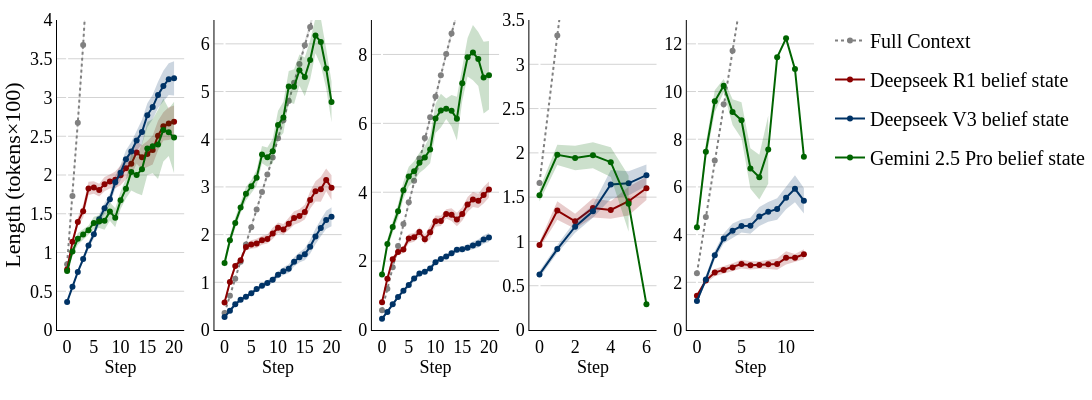

Here is the notebook cell this chart was saved with:
### Code cell
fig = plot_belief_length(df_belief, tokens=True)
fig.show()
fig.write_image("figures/frontier_belief_tokens_right_legend.pdf", width=1000, height=300)

### Figure 1 — Plotly figure (JSON) as saved in the notebook; plotly's stock layout.template omitted (floating-point values rounded to 4 significant figures)
{"data": [{"hoverinfo": "skip", "legendgroup": "history", "line": {"width": 0}, "mode": "lines", "showlegend": false, "type": "scatter", "x": [0, 1, 2, 3, 4, 5, 6, 7, 8, 9, 10, 11, 12, 13, 14, 15, 16, 17, 18, 19, 20], "xaxis": "x", "y": [0.8314, 1.7, 2.632, 3.623, 4.697, 5.732, 6.769, 7.786, 8.951, 10.0, 11.18, 12.26, 13.43, 14.56, 15.81, 16.98, 18.1, 19.41, 20.51, 21.72, 22.96], "yaxis": "y"}, {"fill": "tonexty", "fillcolor": "rgba(100,100,100,0.2)", "hoverinfo": "skip", "legendgroup": "history", "line": {"width": 0}, "mode": "lines", "showlegend": false, "type": "scatter", "x": [0, 1, 2, 3, 4, 5, 6, 7, 8, 9, 10, 11, 12, 13, 14, 15, 16, 17, 18, 19, 20], "xaxis": "x", "y": [0.8683, 1.76, 2.718, 3.734, 4.837, 5.905, 6.964, 8.009, 9.193, 10.27, 11.48, 12.6, 13.82, 14.97, 16.26, 17.46, 18.62, 19.99, 21.12, 22.36, 23.64], "yaxis": "y"}, {"legendgroup": "history", "line": {"color": "gray", "dash": "dot", "width": 2}, "marker": {"color": "gray"}, "mode": "lines+markers", "name": "Full Context", "showlegend": true, "type": "scatter", "x": [0, 1, 2, 3, 4, 5, 6, 7, 8, 9, 10, 11, 12, 13, 14, 15, 16, 17, 18, 19, 20], "xaxis": "x", "y": [0.8498, 1.73, 2.675, 3.679, 4.767, 5.818, 6.867, 7.898, 9.072, 10.14, 11.33, 12.43, 13.62, 14.76, 16.03, 17.22, 18.36, 19.7, 20.81, 22.04, 23.3], "yaxis": "y"}, {"hoverinfo": "skip", "legendgroup": "Deepseek R1 (ABBEL)", "line": {"width": 0}, "mode": "lines", "showlegend": false, "type": "scatter", "x": [0, 1, 2, 3, 4, 5, 6, 7, 8, 9, 10, 11, 12, 13, 14, 15, 16, 17, 18, 19, 20], "xaxis": "x", "y": [0.7462, 1.098, 1.336, 1.45, 1.741, 1.759, 1.724, 1.791, 1.827, 1.829, 1.869, 1.944, 1.997, 2.145, 2.072, 2.1, 2.135, 2.316, 2.445, 2.453, 2.475], "yaxis": "y"}, {"fill": "tonexty", "fillcolor": "rgba(139, 0, 0, 0.2)", "hoverinfo": "skip", "legendgroup": "Deepseek R1 (ABBEL)", "line": {"width": 0}, "mode": "lines", "showlegend": false, "type": "scatter", "x": [0, 1, 2, 3, 4, 5, 6, 7, 8, 9, 10, 11, 12, 13, 14, 15, 16, 17, 18, 19, 20], "xaxis": "x", "y": [0.8133, 1.176, 1.453, 1.616, 1.912, 1.919, 1.889, 1.973, 2.006, 2.046, 2.124, 2.229, 2.292, 2.439, 2.385, 2.44, 2.508, 2.699, 2.81, 2.875, 2.896], "yaxis": "y"}, {"legendgroup": "Deepseek R1 (ABBEL)", "line": {"color": "#8B0000", "width": 2}, "mode": "lines+markers", "name": "Deepseek R1 belief state", "showlegend": true, "type": "scatter", "x": [0, 1, 2, 3, 4, 5, 6, 7, 8, 9, 10, 11, 12, 13, 14, 15, 16, 17, 18, 19, 20], "xaxis": "x", "y": [0.7798, 1.137, 1.395, 1.533, 1.826, 1.839, 1.806, 1.882, 1.917, 1.937, 1.996, 2.087, 2.144, 2.292, 2.228, 2.27, 2.322, 2.507, 2.627, 2.664, 2.686], "yaxis": "y"}, {"hoverinfo": "skip", "legendgroup": "Deepseek V3 (ABBEL)", "line": {"width": 0}, "mode": "lines", "showlegend": false, "type": "scatter", "x": [0, 1, 2, 3, 4, 5, 6, 7, 8, 9, 10, 11, 12, 13, 14, 15, 16, 17, 18, 19, 20], "xaxis": "x", "y": [0.3449, 0.5364, 0.72, 0.8757, 1.046, 1.181, 1.366, 1.501, 1.612, 1.822, 1.927, 2.089, 2.183, 2.314, 2.395, 2.617, 2.719, 2.863, 2.95, 3.031, 3.026], "yaxis": "y"}, {"fill": "tonexty", "fillcolor": "rgba(0, 51, 102, 0.2)", "hoverinfo": "skip", "legendgroup": "Deepseek V3 (ABBEL)", "line": {"width": 0}, "mode": "lines", "showlegend": false, "type": "scatter", "x": [0, 1, 2, 3, 4, 5, 6, 7, 8, 9, 10, 11, 12, 13, 14, 15, 16, 17, 18, 19, 20], "xaxis": "x", "y": [0.3796, 0.5811, 0.78, 0.9543, 1.136, 1.288, 1.494, 1.64, 1.76, 1.989, 2.133, 2.318, 2.425, 2.575, 2.712, 2.925, 3.034, 3.203, 3.344, 3.441, 3.468], "yaxis": "y"}, {"legendgroup": "Deepseek V3 (ABBEL)", "line": {"color": "#003366", "width": 2}, "mode": "lines+markers", "name": "Deepseek V3 belief state", "showlegend": true, "type": "scatter", "x": [0, 1, 2, 3, 4, 5, 6, 7, 8, 9, 10, 11, 12, 13, 14, 15, 16, 17, 18, 19, 20], "xaxis": "x", "y": [0.3623, 0.5588, 0.75, 0.915, 1.091, 1.235, 1.43, 1.57, 1.686, 1.905, 2.03, 2.203, 2.304, 2.444, 2.553, 2.771, 2.877, 3.033, 3.147, 3.236, 3.247], "yaxis": "y"}, {"hoverinfo": "skip", "legendgroup": "Gemini 2.5 Pro (ABBEL)", "line": {"width": 0}, "mode": "lines", "showlegend": false, "type": "scatter", "x": [0, 1, 2, 3, 4, 5, 6, 7, 8, 9, 10, 11, 12, 13, 14, 15, 16, 17, 18, 19, 20], "xaxis": "x", "y": [0.7168, 0.9519, 1.101, 1.162, 1.229, 1.301, 1.317, 1.293, 1.411, 1.324, 1.56, 1.696, 1.799, 1.763, 1.739, 1.999, 2.023, 1.947, 2.175, 2.246, 2.024], "yaxis": "y"}, {"fill": "tonexty", "fillcolor": "rgba(0, 100, 0, 0.2)", "hoverinfo": "skip", "legendgroup": "Gemini 2.5 Pro (ABBEL)", "line": {"width": 0}, "mode": "lines", "showlegend": false, "type": "scatter", "x": [0, 1, 2, 3, 4, 5, 6, 7, 8, 9, 10, 11, 12, 13, 14, 15, 16, 17, 18, 19, 20], "xaxis": "x", "y": [0.8027, 1.072, 1.252, 1.303, 1.348, 1.46, 1.482, 1.525, 1.649, 1.571, 1.786, 1.95, 2.279, 2.235, 2.411, 2.684, 2.722, 2.843, 2.988, 2.856, 2.945], "yaxis": "y"}, {"legendgroup": "Gemini 2.5 Pro (ABBEL)", "line": {"color": "#006400", "width": 2}, "mode": "lines+markers", "name": "Gemini 2.5 Pro belief state", "showlegend": true, "type": "scatter", "x": [0, 1, 2, 3, 4, 5, 6, 7, 8, 9, 10, 11, 12, 13, 14, 15, 16, 17, 18, 19, 20], "xaxis": "x", "y": [0.7598, 1.012, 1.177, 1.233, 1.289, 1.38, 1.4, 1.409, 1.53, 1.448, 1.673, 1.823, 2.039, 1.999, 2.075, 2.341, 2.372, 2.395, 2.581, 2.551, 2.484], "yaxis": "y"}, {"hoverinfo": "skip", "legendgroup": "history", "line": {"width": 0}, "mode": "lines", "showlegend": false, "type": "scatter", "x": [0, 1, 2, 3, 4, 5, 6, 7, 8, 9, 10, 11, 12, 13, 14, 15, 16, 17, 18, 19, 20], "xaxis": "x2", "y": [0.3513, 0.7085, 1.063, 1.419, 1.775, 2.133, 2.5, 2.866, 3.229, 3.582, 3.978, 4.355, 4.752, 5.132, 5.517, 5.905, 6.278, 6.684, 7.053, 7.448, 7.871], "yaxis": "y2"}, {"fill": "tonexty", "fillcolor": "rgba(100,100,100,0.2)", "hoverinfo": "skip", "legendgroup": "history", "line": {"width": 0}, "mode": "lines", "showlegend": false, "type": "scatter", "x": [0, 1, 2, 3, 4, 5, 6, 7, 8, 9, 10, 11, 12, 13, 14, 15, 16, 17, 18, 19, 20], "xaxis": "x2", "y": [0.3604, 0.7267, 1.087, 1.448, 1.812, 2.177, 2.551, 2.923, 3.293, 3.654, 4.059, 4.443, 4.848, 5.242, 5.639, 6.037, 6.431, 6.863, 7.252, 7.663, 8.096], "yaxis": "y2"}, {"legendgroup": "history", "line": {"color": "gray", "dash": "dot", "width": 2}, "marker": {"color": "gray"}, "mode": "lines+markers", "name": "Full Context", "showlegend": false, "type": "scatter", "x": [0, 1, 2, 3, 4, 5, 6, 7, 8, 9, 10, 11, 12, 13, 14, 15, 16, 17, 18, 19, 20], "xaxis": "x2", "y": [0.3558, 0.7176, 1.075, 1.434, 1.793, 2.155, 2.526, 2.895, 3.261, 3.618, 4.018, 4.399, 4.8, 5.187, 5.578, 5.971, 6.354, 6.774, 7.152, 7.556, 7.983], "yaxis": "y2"}, {"hoverinfo": "skip", "legendgroup": "Deepseek R1 (ABBEL)", "line": {"width": 0}, "mode": "lines", "showlegend": false, "type": "scatter", "x": [0, 1, 2, 3, 4, 5, 6, 7, 8, 9, 10, 11, 12, 13, 14, 15, 16, 17, 18, 19, 20], "xaxis": "x2", "y": [0.5463, 0.9535, 1.282, 1.41, 1.665, 1.706, 1.718, 1.789, 1.815, 1.907, 2.034, 1.995, 2.097, 2.204, 2.251, 2.318, 2.543, 2.696, 2.69, 2.908, 2.724], "yaxis": "y2"}, {"fill": "tonexty", "fillcolor": "rgba(139, 0, 0, 0.2)", "hoverinfo": "skip", "legendgroup": "Deepseek R1 (ABBEL)", "line": {"width": 0}, "mode": "lines", "showlegend": false, "type": "scatter", "x": [0, 1, 2, 3, 4, 5, 6, 7, 8, 9, 10, 11, 12, 13, 14, 15, 16, 17, 18, 19, 20], "xaxis": "x2", "y": [0.6052, 1.056, 1.405, 1.511, 1.815, 1.881, 1.913, 1.974, 2.002, 2.142, 2.256, 2.223, 2.354, 2.488, 2.532, 2.626, 2.912, 3.121, 3.213, 3.385, 3.243], "yaxis": "y2"}, {"legendgroup": "Deepseek R1 (ABBEL)", "line": {"color": "#8B0000", "width": 2}, "mode": "lines+markers", "name": "Deepseek R1 belief state", "showlegend": false, "type": "scatter", "x": [0, 1, 2, 3, 4, 5, 6, 7, 8, 9, 10, 11, 12, 13, 14, 15, 16, 17, 18, 19, 20], "xaxis": "x2", "y": [0.5757, 1.005, 1.344, 1.461, 1.74, 1.793, 1.815, 1.882, 1.908, 2.024, 2.145, 2.109, 2.226, 2.346, 2.391, 2.472, 2.727, 2.909, 2.951, 3.147, 2.984], "yaxis": "y2"}, {"hoverinfo": "skip", "legendgroup": "Deepseek V3 (ABBEL)", "line": {"width": 0}, "mode": "lines", "showlegend": false, "type": "scatter", "x": [0, 1, 2, 3, 4, 5, 6, 7, 8, 9, 10, 11, 12, 13, 14, 15, 16, 17, 18, 19, 20], "xaxis": "x2", "y": [0.2401, 0.3651, 0.4993, 0.59, 0.6583, 0.7281, 0.8151, 0.8816, 0.9294, 0.9919, 1.092, 1.154, 1.194, 1.333, 1.414, 1.464, 1.599, 1.799, 1.964, 2.116, 2.175], "yaxis": "y2"}, {"fill": "tonexty", "fillcolor": "rgba(0, 51, 102, 0.2)", "hoverinfo": "skip", "legendgroup": "Deepseek V3 (ABBEL)", "line": {"width": 0}, "mode": "lines", "showlegend": false, "type": "scatter", "x": [0, 1, 2, 3, 4, 5, 6, 7, 8, 9, 10, 11, 12, 13, 14, 15, 16, 17, 18, 19, 20], "xaxis": "x2", "y": [0.3024, 0.4404, 0.5807, 0.6735, 0.735, 0.8098, 0.8996, 0.9695, 1.039, 1.119, 1.228, 1.314, 1.377, 1.526, 1.632, 1.715, 1.892, 2.122, 2.316, 2.5, 2.576], "yaxis": "y2"}, {"legendgroup": "Deepseek V3 (ABBEL)", "line": {"color": "#003366", "width": 2}, "mode": "lines+markers", "name": "Deepseek V3 belief state", "showlegend": false, "type": "scatter", "x": [0, 1, 2, 3, 4, 5, 6, 7, 8, 9, 10, 11, 12, 13, 14, 15, 16, 17, 18, 19, 20], "xaxis": "x2", "y": [0.2712, 0.4027, 0.54, 0.6318, 0.6967, 0.7689, 0.8574, 0.9256, 0.984, 1.055, 1.16, 1.234, 1.285, 1.429, 1.523, 1.59, 1.745, 1.961, 2.14, 2.308, 2.375], "yaxis": "y2"}, {"hoverinfo": "skip", "legendgroup": "Gemini 2.5 Pro (ABBEL)", "line": {"width": 0}, "mode": "lines", "showlegend": false, "type": "scatter", "x": [0, 1, 2, 3, 4, 5, 6, 7, 8, 9, 10, 11, 12, 13, 14, 15, 16, 17, 18, 19, 20], "xaxis": "x2", "y": [1.304, 1.771, 2.133, 2.448, 2.715, 2.883, 3.027, 3.496, 3.423, 3.49, 3.998, 4.128, 4.779, 4.741, 5.12, 4.901, 5.25, 5.804, 5.544, 5.065, 4.354], "yaxis": "y2"}, {"fill": "tonexty", "fillcolor": "rgba(0, 100, 0, 0.2)", "hoverinfo": "skip", "legendgroup": "Gemini 2.5 Pro (ABBEL)", "line": {"width": 0}, "mode": "lines", "showlegend": false, "type": "scatter", "x": [0, 1, 2, 3, 4, 5, 6, 7, 8, 9, 10, 11, 12, 13, 14, 15, 16, 17, 18, 19, 20], "xaxis": "x2", "y": [1.509, 1.994, 2.358, 2.692, 3.0, 3.147, 3.359, 3.86, 3.824, 4.011, 4.598, 4.786, 5.433, 5.465, 5.774, 5.711, 6.072, 6.546, 6.535, 5.896, 5.209], "yaxis": "y2"}, {"legendgroup": "Gemini 2.5 Pro (ABBEL)", "line": {"color": "#006400", "width": 2}, "mode": "lines+markers", "name": "Gemini 2.5 Pro belief state", "showlegend": false, "type": "scatter", "x": [0, 1, 2, 3, 4, 5, 6, 7, 8, 9, 10, 11, 12, 13, 14, 15, 16, 17, 18, 19, 20], "xaxis": "x2", "y": [1.406, 1.883, 2.245, 2.57, 2.857, 3.015, 3.193, 3.678, 3.623, 3.75, 4.298, 4.457, 5.106, 5.103, 5.447, 5.306, 5.661, 6.175, 6.039, 5.481, 4.781], "yaxis": "y2"}, {"hoverinfo": "skip", "legendgroup": "history", "line": {"width": 0}, "mode": "lines", "showlegend": false, "type": "scatter", "x": [0, 1, 2, 3, 4, 5, 6, 7, 8, 9, 10, 11, 12, 13, 14, 15, 16, 17, 18, 19, 20], "xaxis": "x3", "y": [0.5612, 1.176, 1.795, 2.413, 3.044, 3.669, 4.287, 4.922, 5.513, 6.106, 6.706, 7.315, 7.921, 8.511, 9.077, 9.723, 10.34, 10.95, 11.48, 11.93, 12.5], "yaxis": "y3"}, {"fill": "tonexty", "fillcolor": "rgba(100,100,100,0.2)", "hoverinfo": "skip", "legendgroup": "history", "line": {"width": 0}, "mode": "lines", "showlegend": false, "type": "scatter", "x": [0, 1, 2, 3, 4, 5, 6, 7, 8, 9, 10, 11, 12, 13, 14, 15, 16, 17, 18, 19, 20], "xaxis": "x3", "y": [0.5896, 1.217, 1.844, 2.471, 3.111, 3.751, 4.38, 5.03, 5.634, 6.24, 6.858, 7.477, 8.1, 8.704, 9.285, 9.963, 10.6, 11.24, 11.79, 12.22, 12.83], "yaxis": "y3"}, {"legendgroup": "history", "line": {"color": "gray", "dash": "dot", "width": 2}, "marker": {"color": "gray"}, "mode": "lines+markers", "name": "Full Context", "showlegend": false, "type": "scatter", "x": [0, 1, 2, 3, 4, 5, 6, 7, 8, 9, 10, 11, 12, 13, 14, 15, 16, 17, 18, 19, 20], "xaxis": "x3", "y": [0.5754, 1.197, 1.819, 2.442, 3.078, 3.71, 4.333, 4.976, 5.573, 6.173, 6.782, 7.396, 8.011, 8.607, 9.181, 9.843, 10.47, 11.09, 11.64, 12.08, 12.67], "yaxis": "y3"}, {"hoverinfo": "skip", "legendgroup": "Deepseek R1 (ABBEL)", "line": {"width": 0}, "mode": "lines", "showlegend": false, "type": "scatter", "x": [0, 1, 2, 3, 4, 5, 6, 7, 8, 9, 10, 11, 12, 13, 14, 15, 16, 17, 18, 19, 20], "xaxis": "x3", "y": [0.7745, 1.438, 1.98, 2.172, 2.239, 2.52, 2.566, 2.71, 2.496, 2.643, 2.994, 3.019, 3.238, 3.166, 3.01, 3.173, 3.424, 3.568, 3.54, 3.669, 3.85], "yaxis": "y3"}, {"fill": "tonexty", "fillcolor": "rgba(139, 0, 0, 0.2)", "hoverinfo": "skip", "legendgroup": "Deepseek R1 (ABBEL)", "line": {"width": 0}, "mode": "lines", "showlegend": false, "type": "scatter", "x": [0, 1, 2, 3, 4, 5, 6, 7, 8, 9, 10, 11, 12, 13, 14, 15, 16, 17, 18, 19, 20], "xaxis": "x3", "y": [0.8435, 1.545, 2.126, 2.363, 2.44, 2.786, 2.813, 2.984, 2.778, 3.028, 3.321, 3.317, 3.502, 3.532, 3.403, 3.562, 3.858, 4.007, 3.959, 4.162, 4.313], "yaxis": "y3"}, {"legendgroup": "Deepseek R1 (ABBEL)", "line": {"color": "#8B0000", "width": 2}, "mode": "lines+markers", "name": "Deepseek R1 belief state", "showlegend": false, "type": "scatter", "x": [0, 1, 2, 3, 4, 5, 6, 7, 8, 9, 10, 11, 12, 13, 14, 15, 16, 17, 18, 19, 20], "xaxis": "x3", "y": [0.809, 1.491, 2.053, 2.267, 2.339, 2.653, 2.689, 2.847, 2.637, 2.835, 3.158, 3.168, 3.37, 3.349, 3.207, 3.367, 3.641, 3.787, 3.75, 3.916, 4.081], "yaxis": "y3"}, {"hoverinfo": "skip", "legendgroup": "Deepseek V3 (ABBEL)", "line": {"width": 0}, "mode": "lines", "showlegend": false, "type": "scatter", "x": [0, 1, 2, 3, 4, 5, 6, 7, 8, 9, 10, 11, 12, 13, 14, 15, 16, 17, 18, 19, 20], "xaxis": "x3", "y": [0.2854, 0.4753, 0.6935, 0.9075, 1.079, 1.244, 1.423, 1.57, 1.636, 1.71, 1.898, 1.995, 2.063, 2.154, 2.253, 2.255, 2.291, 2.344, 2.394, 2.503, 2.555], "yaxis": "y3"}, {"fill": "tonexty", "fillcolor": "rgba(0, 51, 102, 0.2)", "hoverinfo": "skip", "legendgroup": "Deepseek V3 (ABBEL)", "line": {"width": 0}, "mode": "lines", "showlegend": false, "type": "scatter", "x": [0, 1, 2, 3, 4, 5, 6, 7, 8, 9, 10, 11, 12, 13, 14, 15, 16, 17, 18, 19, 20], "xaxis": "x3", "y": [0.3611, 0.5692, 0.795, 1.011, 1.199, 1.362, 1.561, 1.703, 1.75, 1.856, 2.043, 2.127, 2.201, 2.299, 2.413, 2.434, 2.484, 2.569, 2.626, 2.748, 2.818], "yaxis": "y3"}, {"legendgroup": "Deepseek V3 (ABBEL)", "line": {"color": "#003366", "width": 2}, "mode": "lines+markers", "name": "Deepseek V3 belief state", "showlegend": false, "type": "scatter", "x": [0, 1, 2, 3, 4, 5, 6, 7, 8, 9, 10, 11, 12, 13, 14, 15, 16, 17, 18, 19, 20], "xaxis": "x3", "y": [0.3232, 0.5222, 0.7442, 0.9592, 1.139, 1.303, 1.492, 1.637, 1.693, 1.783, 1.97, 2.061, 2.132, 2.227, 2.333, 2.344, 2.388, 2.457, 2.51, 2.626, 2.687], "yaxis": "y3"}, {"hoverinfo": "skip", "legendgroup": "Gemini 2.5 Pro (ABBEL)", "line": {"width": 0}, "mode": "lines", "showlegend": false, "type": "scatter", "x": [0, 1, 2, 3, 4, 5, 6, 7, 8, 9, 10, 11, 12, 13, 14, 15, 16, 17, 18, 19, 20], "xaxis": "x3", "y": [1.504, 2.363, 2.825, 3.244, 3.808, 4.171, 4.318, 4.559, 4.682, 4.838, 5.719, 5.878, 6.126, 5.906, 5.501, 6.645, 7.359, 7.252, 7.084, 6.289, 6.405], "yaxis": "y3"}, {"fill": "tonexty", "fillcolor": "rgba(0, 100, 0, 0.2)", "hoverinfo": "skip", "legendgroup": "Gemini 2.5 Pro (ABBEL)", "line": {"width": 0}, "mode": "lines", "showlegend": false, "type": "scatter", "x": [0, 1, 2, 3, 4, 5, 6, 7, 8, 9, 10, 11, 12, 13, 14, 15, 16, 17, 18, 19, 20], "xaxis": "x3", "y": [1.712, 2.63, 3.161, 3.652, 4.304, 4.739, 4.9, 5.147, 5.334, 5.645, 6.566, 6.861, 6.718, 6.821, 6.772, 7.69, 8.479, 8.856, 8.654, 8.367, 8.39], "yaxis": "y3"}, {"legendgroup": "Gemini 2.5 Pro (ABBEL)", "line": {"color": "#006400", "width": 2}, "mode": "lines+markers", "name": "Gemini 2.5 Pro belief state", "showlegend": false, "type": "scatter", "x": [0, 1, 2, 3, 4, 5, 6, 7, 8, 9, 10, 11, 12, 13, 14, 15, 16, 17, 18, 19, 20], "xaxis": "x3", "y": [1.608, 2.496, 2.993, 3.448, 4.056, 4.455, 4.609, 4.853, 5.008, 5.241, 6.143, 6.369, 6.422, 6.363, 6.137, 7.167, 7.919, 8.054, 7.869, 7.328, 7.397], "yaxis": "y3"}, {"hoverinfo": "skip", "legendgroup": "history", "line": {"width": 0}, "mode": "lines", "showlegend": false, "type": "scatter", "x": [0, 1, 2, 3, 4, 5, 6], "xaxis": "x4", "y": [1.657, 3.313, 4.865, 6.555, 8.185, 9.923, 11.7], "yaxis": "y4"}, {"fill": "tonexty", "fillcolor": "rgba(100,100,100,0.2)", "hoverinfo": "skip", "legendgroup": "history", "line": {"width": 0}, "mode": "lines", "showlegend": false, "type": "scatter", "x": [0, 1, 2, 3, 4, 5, 6], "xaxis": "x4", "y": [1.664, 3.335, 4.92, 6.62, 8.266, 10.01, 11.81], "yaxis": "y4"}, {"legendgroup": "history", "line": {"color": "gray", "dash": "dot", "width": 2}, "marker": {"color": "gray"}, "mode": "lines+markers", "name": "Full Context", "showlegend": false, "type": "scatter", "x": [0, 1, 2, 3, 4, 5, 6], "xaxis": "x4", "y": [1.66, 3.324, 4.892, 6.587, 8.226, 9.968, 11.76], "yaxis": "y4"}, {"hoverinfo": "skip", "legendgroup": "Deepseek R1 (ABBEL)", "line": {"width": 0}, "mode": "lines", "showlegend": false, "type": "scatter", "x": [0, 1, 2, 3, 4, 5, 6], "xaxis": "x4", "y": [0.9218, 1.245, 1.143, 1.269, 1.256, 1.292, 1.468], "yaxis": "y4"}, {"fill": "tonexty", "fillcolor": "rgba(139, 0, 0, 0.2)", "hoverinfo": "skip", "legendgroup": "Deepseek R1 (ABBEL)", "line": {"width": 0}, "mode": "lines", "showlegend": false, "type": "scatter", "x": [0, 1, 2, 3, 4, 5, 6], "xaxis": "x4", "y": [0.9977, 1.452, 1.311, 1.487, 1.454, 1.617, 1.732], "yaxis": "y4"}, {"legendgroup": "Deepseek R1 (ABBEL)", "line": {"color": "#8B0000", "width": 2}, "mode": "lines+markers", "name": "Deepseek R1 belief state", "showlegend": false, "type": "scatter", "x": [0, 1, 2, 3, 4, 5, 6], "xaxis": "x4", "y": [0.9597, 1.349, 1.227, 1.378, 1.355, 1.454, 1.6], "yaxis": "y4"}, {"hoverinfo": "skip", "legendgroup": "Deepseek V3 (ABBEL)", "line": {"width": 0}, "mode": "lines", "showlegend": false, "type": "scatter", "x": [0, 1, 2, 3, 4, 5, 6], "xaxis": "x4", "y": [0.589, 0.8683, 1.098, 1.268, 1.479, 1.518, 1.628], "yaxis": "y4"}, {"fill": "tonexty", "fillcolor": "rgba(0, 51, 102, 0.2)", "hoverinfo": "skip", "legendgroup": "Deepseek V3 (ABBEL)", "line": {"width": 0}, "mode": "lines", "showlegend": false, "type": "scatter", "x": [0, 1, 2, 3, 4, 5, 6], "xaxis": "x4", "y": [0.666, 0.9587, 1.234, 1.414, 1.807, 1.794, 1.867], "yaxis": "y4"}, {"legendgroup": "Deepseek V3 (ABBEL)", "line": {"color": "#003366", "width": 2}, "mode": "lines+markers", "name": "Deepseek V3 belief state", "showlegend": false, "type": "scatter", "x": [0, 1, 2, 3, 4, 5, 6], "xaxis": "x4", "y": [0.6275, 0.9135, 1.166, 1.341, 1.643, 1.656, 1.748], "yaxis": "y4"}, {"hoverinfo": "skip", "legendgroup": "Gemini 2.5 Pro (ABBEL)", "line": {"width": 0}, "mode": "lines", "showlegend": false, "type": "scatter", "x": [0, 1, 2, 3, 4, 5, 6], "xaxis": "x4", "y": [1.452, 1.862, 1.803, 1.826, 1.727, 1.109, NaN], "yaxis": "y4"}, {"fill": "tonexty", "fillcolor": "rgba(0, 100, 0, 0.2)", "hoverinfo": "skip", "legendgroup": "Gemini 2.5 Pro (ABBEL)", "line": {"width": 0}, "mode": "lines", "showlegend": false, "type": "scatter", "x": [0, 1, 2, 3, 4, 5, 6], "xaxis": "x4", "y": [1.592, 2.092, 2.082, 2.119, 2.062, 1.743, NaN], "yaxis": "y4"}, {"legendgroup": "Gemini 2.5 Pro (ABBEL)", "line": {"color": "#006400", "width": 2}, "mode": "lines+markers", "name": "Gemini 2.5 Pro belief state", "showlegend": false, "type": "scatter", "x": [0, 1, 2, 3, 4, 5, 6], "xaxis": "x4", "y": [1.522, 1.977, 1.942, 1.973, 1.895, 1.426, 0.29], "yaxis": "y4"}, {"hoverinfo": "skip", "legendgroup": "history", "line": {"width": 0}, "mode": "lines", "showlegend": false, "type": "scatter", "x": [0, 1, 2, 3, 4, 5, 6, 7, 8, 9, 10, 11, 12], "xaxis": "x5", "y": [2.379, 4.74, 7.102, 9.464, 11.68, 13.99, 16.24, 18.68, 21.02, 23.41, 25.76, 28.16, 30.48], "yaxis": "y5"}, {"fill": "tonexty", "fillcolor": "rgba(100,100,100,0.2)", "hoverinfo": "skip", "legendgroup": "history", "line": {"width": 0}, "mode": "lines", "showlegend": false, "type": "scatter", "x": [0, 1, 2, 3, 4, 5, 6, 7, 8, 9, 10, 11, 12], "xaxis": "x5", "y": [2.381, 4.746, 7.111, 9.476, 11.75, 14.07, 16.34, 18.76, 21.1, 23.49, 25.84, 28.22, 30.55], "yaxis": "y5"}, {"legendgroup": "history", "line": {"color": "gray", "dash": "dot", "width": 2}, "marker": {"color": "gray"}, "mode": "lines+markers", "name": "Full Context", "showlegend": false, "type": "scatter", "x": [0, 1, 2, 3, 4, 5, 6, 7, 8, 9, 10, 11, 12], "xaxis": "x5", "y": [2.38, 4.743, 7.107, 9.47, 11.71, 14.03, 16.29, 18.72, 21.06, 23.45, 25.8, 28.19, 30.52], "yaxis": "y5"}, {"hoverinfo": "skip", "legendgroup": "Deepseek R1 (ABBEL)", "line": {"width": 0}, "mode": "lines", "showlegend": false, "type": "scatter", "x": [0, 1, 2, 3, 4, 5, 6, 7, 8, 9, 10, 11, 12], "xaxis": "x5", "y": [1.362, 1.945, 2.252, 2.361, 2.448, 2.582, 2.54, 2.567, 2.561, 2.531, 2.744, 2.869, 2.968], "yaxis": "y5"}, {"fill": "tonexty", "fillcolor": "rgba(139, 0, 0, 0.2)", "hoverinfo": "skip", "legendgroup": "Deepseek R1 (ABBEL)", "line": {"width": 0}, "mode": "lines", "showlegend": false, "type": "scatter", "x": [0, 1, 2, 3, 4, 5, 6, 7, 8, 9, 10, 11, 12], "xaxis": "x5", "y": [1.517, 2.198, 2.562, 2.678, 2.801, 2.948, 2.885, 2.885, 2.954, 2.999, 3.306, 3.192, 3.386], "yaxis": "y5"}, {"legendgroup": "Deepseek R1 (ABBEL)", "line": {"color": "#8B0000", "width": 2}, "mode": "lines+markers", "name": "Deepseek R1 belief state", "showlegend": false, "type": "scatter", "x": [0, 1, 2, 3, 4, 5, 6, 7, 8, 9, 10, 11, 12], "xaxis": "x5", "y": [1.439, 2.072, 2.407, 2.52, 2.624, 2.765, 2.712, 2.726, 2.758, 2.765, 3.025, 3.031, 3.177], "yaxis": "y5"}, {"hoverinfo": "skip", "legendgroup": "Deepseek V3 (ABBEL)", "line": {"width": 0}, "mode": "lines", "showlegend": false, "type": "scatter", "x": [0, 1, 2, 3, 4, 5, 6, 7, 8, 9, 10, 11, 12], "xaxis": "x5", "y": [1.149, 1.972, 2.955, 3.632, 3.862, 4.089, 4.033, 4.363, 4.536, 4.627, 5.06, 5.353, 4.885], "yaxis": "y5"}, {"fill": "tonexty", "fillcolor": "rgba(0, 51, 102, 0.2)", "hoverinfo": "skip", "legendgroup": "Deepseek V3 (ABBEL)", "line": {"width": 0}, "mode": "lines", "showlegend": false, "type": "scatter", "x": [0, 1, 2, 3, 4, 5, 6, 7, 8, 9, 10, 11, 12], "xaxis": "x5", "y": [1.277, 2.272, 3.314, 4.045, 4.466, 4.632, 4.703, 5.157, 5.371, 5.529, 6.031, 6.491, 5.958], "yaxis": "y5"}, {"legendgroup": "Deepseek V3 (ABBEL)", "line": {"color": "#003366", "width": 2}, "mode": "lines+markers", "name": "Deepseek V3 belief state", "showlegend": false, "type": "scatter", "x": [0, 1, 2, 3, 4, 5, 6, 7, 8, 9, 10, 11, 12], "xaxis": "x5", "y": [1.213, 2.122, 3.135, 3.839, 4.164, 4.361, 4.368, 4.76, 4.954, 5.078, 5.546, 5.922, 5.421], "yaxis": "y5"}, {"hoverinfo": "skip", "legendgroup": "Gemini 2.5 Pro (ABBEL)", "line": {"width": 0}, "mode": "lines", "showlegend": false, "type": "scatter", "x": [0, 1, 2, 3, 4, 5, 6, 7, 8, 9, 10, 11, 12], "xaxis": "x5", "y": [4.063, 7.128, 9.131, 9.962, 8.595, 8.034, 5.924, 5.47, 6.133, NaN, NaN, NaN, NaN], "yaxis": "y5"}, {"fill": "tonexty", "fillcolor": "rgba(0, 100, 0, 0.2)", "hoverinfo": "skip", "legendgroup": "Gemini 2.5 Pro (ABBEL)", "line": {"width": 0}, "mode": "lines", "showlegend": false, "type": "scatter", "x": [0, 1, 2, 3, 4, 5, 6, 7, 8, 9, 10, 11, 12], "xaxis": "x5", "y": [4.55, 7.816, 10.05, 10.53, 9.681, 9.552, 7.622, 7.35, 8.997, NaN, NaN, NaN, NaN], "yaxis": "y5"}, {"legendgroup": "Gemini 2.5 Pro (ABBEL)", "line": {"color": "#006400", "width": 2}, "mode": "lines+markers", "name": "Gemini 2.5 Pro belief state", "showlegend": false, "type": "scatter", "x": [0, 1, 2, 3, 4, 5, 6, 7, 8, 9, 10, 11, 12], "xaxis": "x5", "y": [4.306, 7.472, 9.59, 10.25, 9.138, 8.793, 6.773, 6.41, 7.565, 11.44, 12.23, 10.94, 7.27], "yaxis": "y5"}], "layout": {"font": {"family": "Computer Modern, serif", "size": 18}, "height": 400, "legend": {"bgcolor": "rgba(255,255,255,0.9)", "bordercolor": "white", "borderwidth": 1, "font": {"color": "black", "family": "Computer Modern, serif", "size": 20}, "orientation": "v", "x": 1.02, "xanchor": "left"}, "margin": {"b": 70, "l": 0, "r": 0, "t": 20}, "paper_bgcolor": "white", "plot_bgcolor": "white", "width": 1200, "xaxis": {"anchor": "y", "color": "black", "domain": [0, 0.168], "linecolor": "black", "linewidth": 1, "showgrid": false, "showline": true, "title": {"font": {"size": 18}, "standoff": 0, "text": "Step"}}, "xaxis2": {"anchor": "y2", "color": "black", "domain": [0.208, 0.376], "linecolor": "black", "linewidth": 1, "showgrid": false, "showline": true, "title": {"font": {"size": 18}, "standoff": 0, "text": "Step"}}, "xaxis3": {"anchor": "y3", "color": "black", "domain": [0.416, 0.584], "linecolor": "black", "linewidth": 1, "showgrid": false, "showline": true, "title": {"font": {"size": 18}, "standoff": 0, "text": "Step"}}, "xaxis4": {"anchor": "y4", "color": "black", "domain": [0.624, 0.792], "linecolor": "black", "linewidth": 1, "showgrid": false, "showline": true, "title": {"font": {"size": 18}, "standoff": 0, "text": "Step"}}, "xaxis5": {"anchor": "y5", "color": "black", "domain": [0.832, 1], "linecolor": "black", "linewidth": 1, "showgrid": false, "showline": true, "title": {"font": {"size": 18}, "standoff": 0, "text": "Step"}}, "yaxis": {"anchor": "x", "domain": [0, 1], "gridcolor": "lightgray", "linecolor": "black", "linewidth": 1, "range": [0, 4], "showgrid": true, "showline": true, "tickfont": {"color": "black"}, "title": {"font": {"color": "black"}, "text": "Length (tokens×100)"}}, "yaxis2": {"anchor": "x2", "domain": [0, 1], "gridcolor": "lightgray", "linecolor": "black", "linewidth": 1, "range": [0, 6.5], "showgrid": true, "showline": true, "tickfont": {"color": "black"}, "title": {"font": {"color": "black"}}}, "yaxis3": {"anchor": "x3", "domain": [0, 1], "gridcolor": "lightgray", "linecolor": "black", "linewidth": 1, "range": [0, 9], "showgrid": true, "showline": true, "tickfont": {"color": "black"}, "title": {"font": {"color": "black"}}}, "yaxis4": {"anchor": "x4", "domain": [0, 1], "gridcolor": "lightgray", "linecolor": "black", "linewidth": 1, "range": [0, 3.5], "showgrid": true, "showline": true, "tickfont": {"color": "black"}, "title": {"font": {"color": "black"}}}, "yaxis5": {"anchor": "x5", "domain": [0, 1], "gridcolor": "lightgray", "linecolor": "black", "linewidth": 1, "range": [0, 13], "showgrid": true, "showline": true, "tickfont": {"color": "black"}, "title": {"font": {"color": "black"}}}}}
